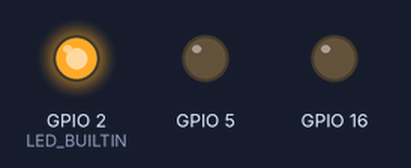
This sketch was run on a simulated ESP8266 (NodeMCU). Parts: output pins drawn as LEDs (lit = HIGH, except the on-board LED, lit = LOW). What the sketch prints to the serial monitor is not drawn.

Above: at 0.15 s.
Timing chart, 0 to 1.8 s (numbered marks = the images above):
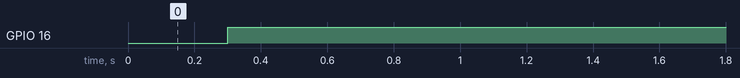

The sketch:

accesspoint.ino.ino
```cpp
#include <ESP8266WiFi.h>
void setup()
{
  pinMode(LED_BUILTIN,OUTPUT);
  pinMode(5,OUTPUT);
  pinMode(16,OUTPUT);
  Serial.begin(115200);
  Serial.println();
  Serial.print("Setting soft-AP ... ");
  boolean result = WiFi.softAP("ESPsoftAP_01", "password");
  if(result == true)
  {
    Serial.println("Ready");
  }
  else
  {
    Serial.println("Failed!");
  }
}
void loop()
{   int t;
  Serial.printf("Stations connected = %d\n", WiFi.softAPgetStationNum());
  delay(300);
  if(WiFi.softAPgetStationNum()==1)
  {
    digitalWrite(LED_BUILTIN,LOW);
    digitalWrite(5,LOW);
    delay(100);
    digitalWrite(LED_BUILTIN,HIGH);
    digitalWrite(5,HIGH);
    delay(1000);
    t=millis();
    Serial.print(t);
    Serial.print("\n");
    delay(1000)  ;


    }
    digitalWrite(5,LOW);
    digitalWrite(16,HIGH);
}
```

Measured:
- by itself, GPIO 16: LOW → HIGH at 0.30 s
